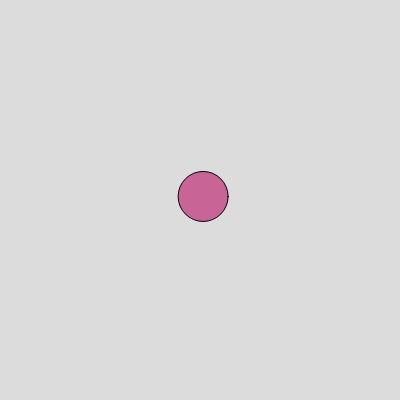
Frame 1 (no input)
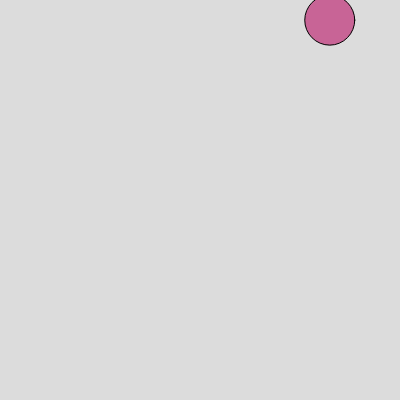
Frame 60 (no input)
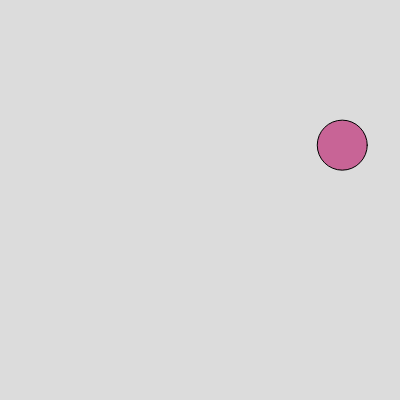
Frame 120 (the mouse pressed at the canvas centre since frame 60)

The p5.js sketch that drew these frames (run headless with seeded random() and noise() and a simulated clock; from frame 60 on, the mouse is pressed at the canvas centre):

// p5.js sketch
// ── sketch.js
let x, y;
let vx, vy;

function setup() {
  createCanvas(400, 400);
  x = width / 2;
  y = height / 2;
  vx = random(-5, 5);
  vy = random(-5, 5);
}

function draw() {
  background(220);
  
  // bounce
  if (x < 0 || x > width) vx *= -1;
  if (y < 0 || y > height) vy *= -1;
  
  // shake
  let shakeX = random(-2, 2);
  let shakeY = random(-2, 2);
  
  x += vx + shakeX;
  y += vy + shakeY;
  
  fill(200, 100, 150);
  ellipse(x, y, 50);
}
